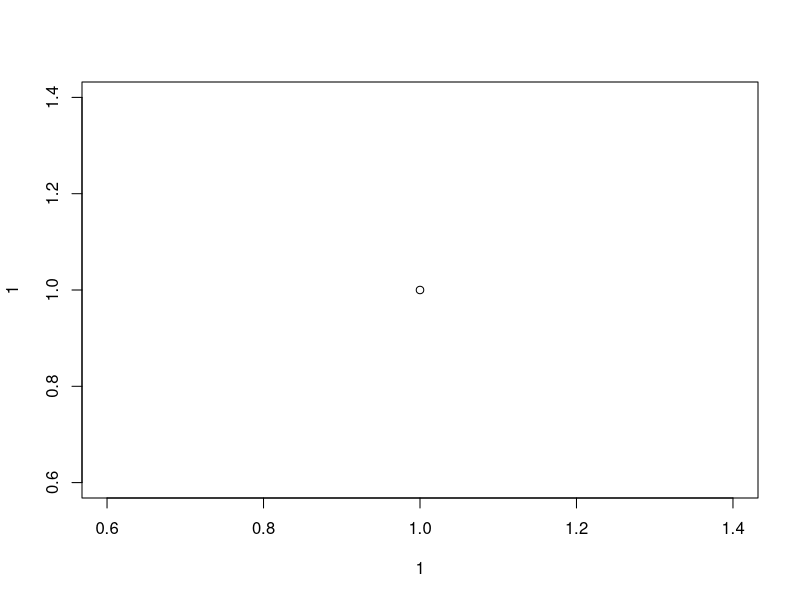
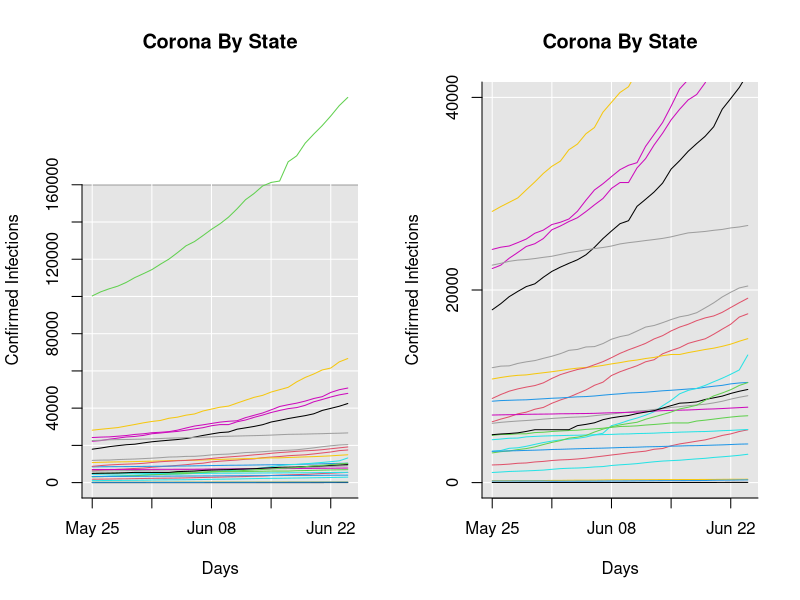

Generate these figures, in order, with R:
rm(list = ls())

# Reading in data ---------------------------------------------------------
kiah.data <- read.csv("./Data/MarineJulyTrainingAnalysis.csv")
names(kiah.data)[8:dim(kiah.data)[2]] <- as.character(rev(seq(as.Date('2020-05-25'),as.Date('2020-06-24'),1)))
kiah.data <- kiah.data[,na.omit(match(c(names(kiah.data)[1:7], as.character(seq(as.Date('2020-05-25'),as.Date('2020-06-24'),1))), names(kiah.data)))]

# Examine by State --------------------------------------------------------
unq.states <- unique(kiah.data$State[order(kiah.data$State)])
state.data <- data.frame()
for(i in 1:length(unq.states)){
  tmp.data <- kiah.data[kiah.data$State == unq.states[i],]
  tmp.data[is.na(tmp.data)] <- 0
  for.out <- data.frame(
    as.character(unq.states[i]),
    as.Date(names(tmp.data)[c(8:dim(tmp.data)[2])]),
    sum(tmp.data$MarineCnts),
    apply(tmp.data[,c(8:dim(tmp.data)[2])], 2, sum)
  )
  names(for.out) <- c("state", "day", "marine.count", "virus.count")
  state.data <- rbind(state.data, for.out)
  print(paste0(100*round(i/length(unq.states), 4), "% - Combining States"))
}

plot(1,1); dev.off()
par(mfrow = c(1, 2))
plot(
  state.data$virus.count ~ as.Date(state.data$day),
  col = 'blue',
  type = 'n',
  bty = 'n',
  # xaxt = 'n',
  yaxt = 'n',
  xlab = "Days",
  ylab = "Confirmed Infections",
  main = "Corona By State"
)
rect(18400, -20000,18440, 160000, col = "grey90")
x.lines <- seq(as.Date("2020-05-25"), as.Date("2020-06-22"), 7)
for(i in 1:length(x.lines)){abline(v = x.lines[i], col = "white")}
y.lines <- seq(-20000, 160000, 20000)
for(i in 1:length(y.lines)){abline(h = y.lines[i], col = "white")}
axis(1, seq(18400, 18440, 40), rep(NA, 2))
axis(2, seq(-20000, 160000, 20000))
for(i in 1:length(unq.states)){
  points(
    state.data$virus.count[state.data$state == unq.states[i]] ~ state.data$day[state.data$state == unq.states[i]],
    col = i,
    type = 'l'
  )
  print(paste0(100*round(i/length(unq.states), 4), "% - Combining States"))
}


plot(
  state.data$virus.count ~ as.Date(state.data$day),
  col = 'blue',
  type = 'n',
  bty = 'n',
  # xaxt = 'n',
  yaxt = 'n',
  xlab = "Days",
  ylab = "Confirmed Infections",
  main = "Corona By State",
  ylim = c(0, 40000)
)
rect(18400, -20000,18440, 160000, col = "grey90")
x.lines <- seq(as.Date("2020-05-25"), as.Date("2020-06-22"), 7)
for(i in 1:length(x.lines)){abline(v = x.lines[i], col = "white")}
y.lines <- seq(-20000, 160000, 20000)
for(i in 1:length(y.lines)){abline(h = y.lines[i], col = "white")}
axis(1, seq(18400, 18440, 40), rep(NA, 2))
axis(2, seq(-20000, 160000, 20000))
for(i in 1:length(unq.states)){
  points(
    state.data$virus.count[state.data$state == unq.states[i]] ~ state.data$day[state.data$state == unq.states[i]],
    col = i,
    type = 'l'
  )
  print(paste0(100*round(i/length(unq.states), 4), "% - Combining States"))
}




# Examine by County -------------------------------------------------------



